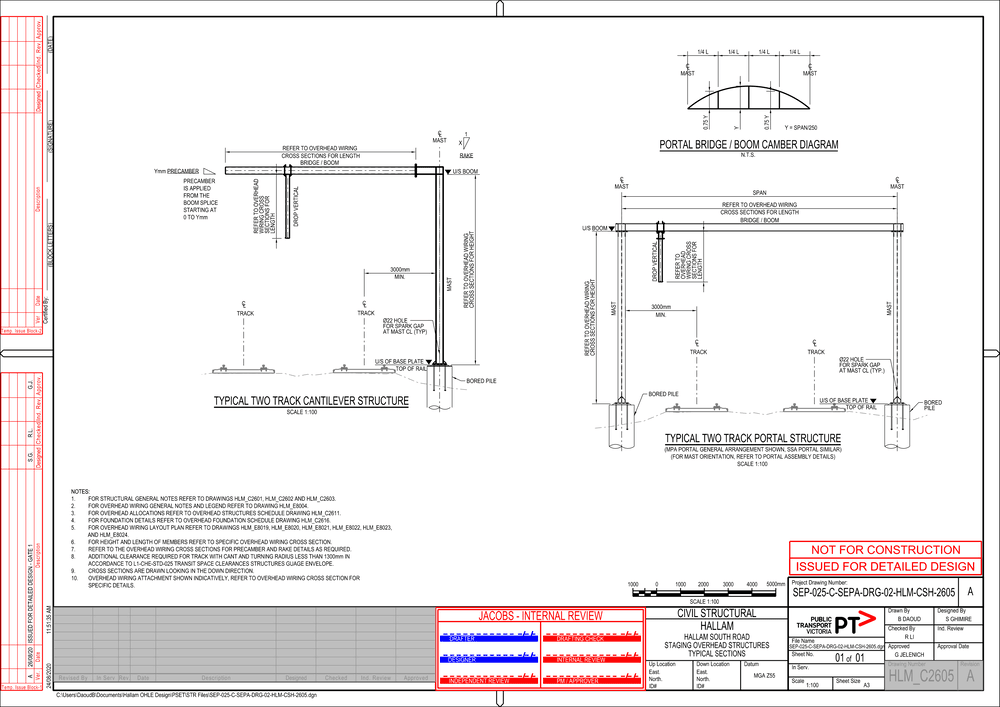
#> input picture input_image/image_resized.png, 1000 x 707 px
$ python bbox.py
#> lines starting #> are read from the running program, lines starting #| are printed output that depends on the picture
# auto generated
import cv2 as cv
image = cv.imread('input_image/image_resized.png')
#> image is the input picture: shape (707, 1000, 3); mean B, G, R 238, 237.5, 241
image = cv.rectangle(image, (48, 134), (363, 520), color=(0, 255, 0), thickness=2)
image = cv.rectangle(image, (418, 72), (872, 544), color=(0, 255, 0), thickness=2)
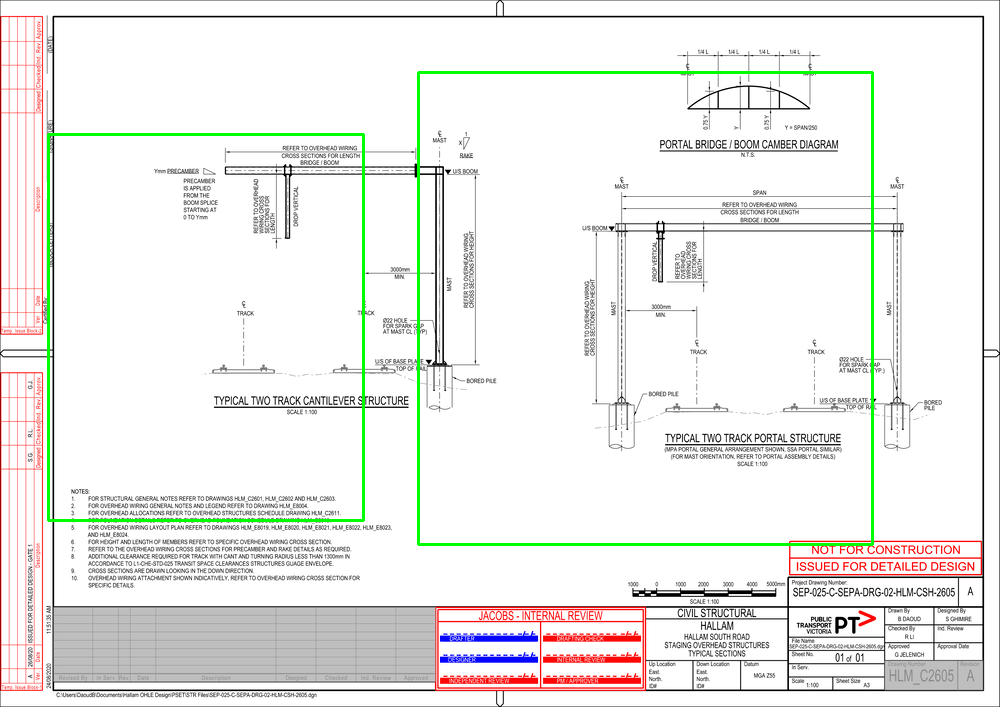
#> image: shape (707, 1000, 3); mean B, G, R 234.7, 237.7, 237.6
cv.imshow('Image with Bounding Box', image)
cv.waitKey(0)
